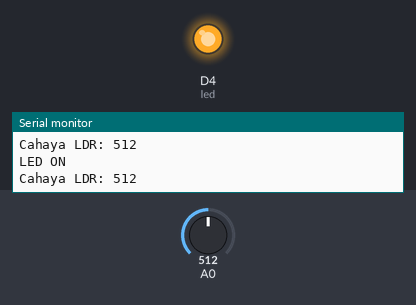
Bench run of a sketch on a simulated ESP8266 (NodeMCU). On the bench: output pins drawn as LEDs (lit = HIGH), the last lines printed to the serial monitor. The test bench sets the inputs (shaded band); at power-on: A0 = 512.

Above: at 1.8 s.
1.9 s: A0 set to 637
4.2 s: A0 set to 658
At 6.7 s:
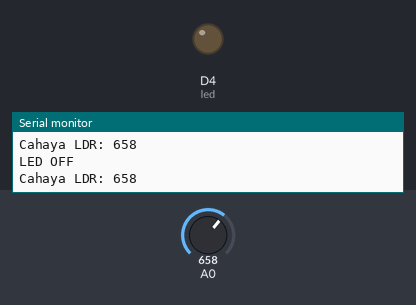
8.3 s: A0 set to 640
At 11.0 s:
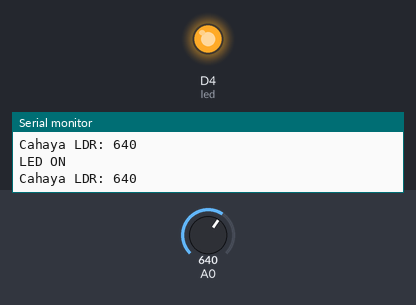
11.5 s: A0 set to 660
At 13.3 s:
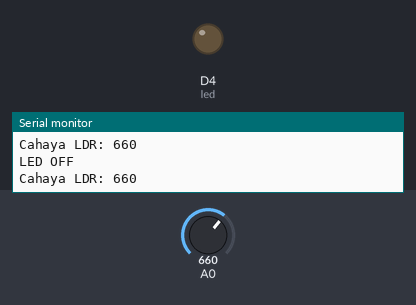
Timing chart, 0 to 14.8 s (numbered marks = the images above; inputs shaded):
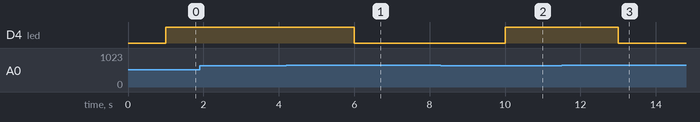

Measured:
- the behaviour switches between 649 and 650 on A0 (found by bisection; images 0 and 1)
- after the input at 4.2 s, D4 (led): HIGH → LOW after 1.8 s
- after the input at 8.3 s, D4 (led): LOW → HIGH after 1.7 s
- after the input at 11.5 s, D4 (led): HIGH → LOW after 1.5 s

The sketch:

LDR_sensor.ino
```cpp
const int led = D4;
void setup() {
  // put your setup code here, to run once:
 pinMode (led, OUTPUT);
 Serial.begin(9600);
}

void loop() {
  // put your main code here, to run repeatedly:
 int cahaya;
 cahaya = analogRead(A0);
 Serial.print("Cahaya LDR: ");
 Serial.println(cahaya);
 delay(1000);
 if (cahaya < 650){//nilai dari tegangan dikeluarkan sensor LDR
  digitalWrite(led, HIGH);
  Serial.println("LED ON");

 } else {

   digitalWrite(led, LOW);
   Serial.println("LED OFF");

 }


}
```
